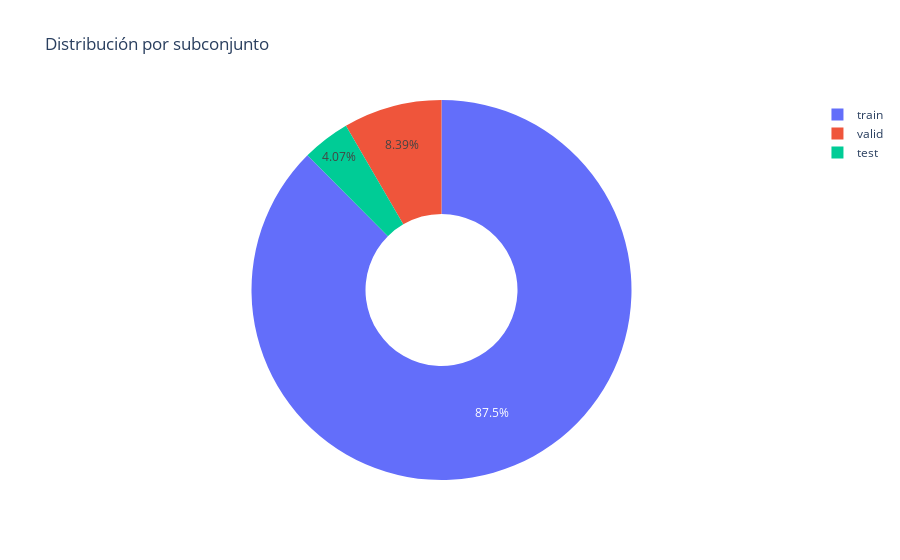

This figure's notebook cell:
### Markdown cell above
#### Distribución del dataset

### Code cell
fig = px.pie(
    df.groupby("subset", observed=True)["name"].nunique().sort_values(ascending=False).reset_index(name="count"),
    names="subset",
    values="count",
    title="Distribución por subconjunto",
    labels={"subset": "Subconjunto", "count": "Número de imágenes"},
    hole=0.4
)
fig.show()

### Figure 1 — Plotly figure (JSON) as saved in the notebook; plotly's stock layout.template omitted (floating-point values rounded to 4 significant figures)
{"data": [{"domain": {"x": [0, 1], "y": [0, 1]}, "hole": 0.4, "hovertemplate": "Subconjunto=%{label}<br>Número de imágenes=%{value}<extra></extra>", "labels": ["train", "valid", "test"], "legendgroup": "", "name": "", "showlegend": true, "type": "pie", "values": [3631, 348, 169]}], "layout": {"legend": {"tracegroupgap": 0}, "title": {"text": "Distribución por subconjunto"}}}
